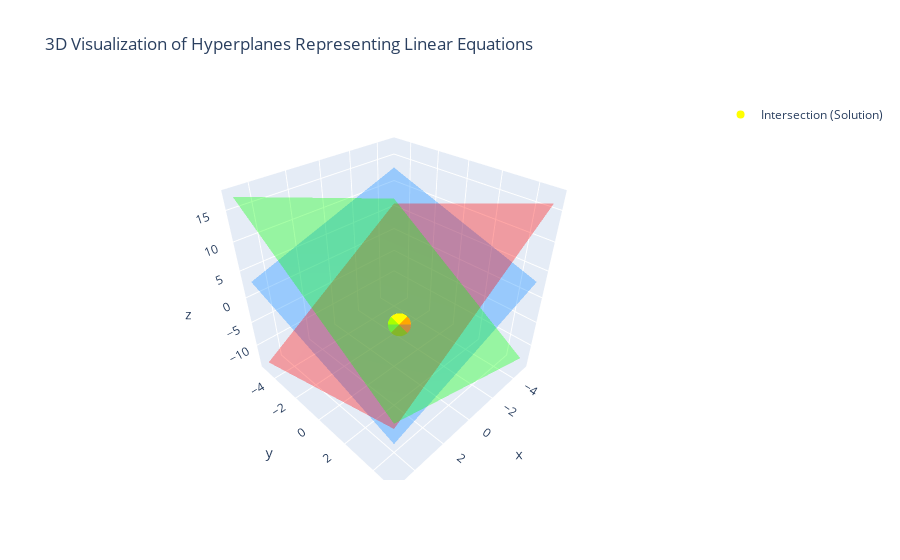

Notebook cell for this chart:
### Code cell
import numpy as np
import plotly.graph_objects as go

def plot_hyperplanes(matrix, vector):
    """
    Plots the hyperplanes corresponding to the rows of the matrix and their intersection point.

    :param matrix: A 2D NumPy array representing the coefficients of the system of equations.
    :param vector: A 1D NumPy array representing the right-hand side of the system of equations.
    """
    # Create mesh grid for plotting planes
    x = np.linspace(-5, 5, 30)
    y = np.linspace(-5, 5, 30)
    X, Y = np.meshgrid(x, y)

    # Function to calculate Z from equation Ax + By + Cz = D
    def plane_eq(a, b, c, d, X, Y):
        return (d - a * X - b * Y) / c

    # Initialize figure
    fig = go.Figure()

    # Define colors for the planes
    colors = ['rgba(0, 128, 255, 0.5)', 'rgba(255, 0, 0, 0.5)', 'rgba(0, 255, 0, 0.5)']

    # Plot each hyperplane based on the rows of the matrix
    for i in range(matrix.shape[0]):
        Z = plane_eq(matrix[i, 0], matrix[i, 1], matrix[i, 2], vector[i], X, Y)
        fig.add_trace(go.Surface(
            x=X, y=Y, z=Z, 
            opacity=0.7, 
            showscale=False, 
            surfacecolor=np.full_like(Z, i), 
            colorscale=[[0, colors[i % len(colors)]], [1, colors[i % len(colors)]]],
            name=f'Plane {i+1}: {matrix[i, 0]}x + {matrix[i, 1]}y + {matrix[i, 2]}z = {vector[i]}'
        ))

    # Solve the system to find the intersection point, if possible
    try:
        solution = np.linalg.solve(matrix, vector)
        fig.add_trace(go.Scatter3d(
            x=[solution[0]],
            y=[solution[1]],
            z=[solution[2]],
            mode='markers',
            marker=dict(size=8, color='yellow'),
            name='Intersection (Solution)'
        ))
    except np.linalg.LinAlgError:
        print("No unique solution: planes are parallel or coincident.")

    # Update layout for better visualization
    fig.update_layout(
        title='3D Visualization of Hyperplanes Representing Linear Equations',
        scene=dict(
            xaxis_title='x',
            yaxis_title='y',
            zaxis_title='z',
            aspectmode='cube'
        ),
        showlegend=True
    )

    # Show the figure
    fig.show()


# Define the matrix A and vector b
A = np.array([
    [1, 1, 1],
    [2, -1, 1],
    [-1, 2, 1]
])

b = np.array([3, 1, 2])

# Plot the hyperplanes
plot_hyperplanes(A, b)

### Figure 1 — Plotly figure (JSON) as saved in the notebook; plotly's stock layout.template omitted (floating-point values rounded to 4 significant figures; data arrays with more than 128 entries replaced by an {"elided": "..."} marker saying what was removed)
{"data": [{"colorscale": [[0, "rgba(0, 128, 255, 0.5)"], [1, "rgba(0, 128, 255, 0.5)"]], "name": "Plane 1: 1x + 1y + 1z = 3", "opacity": 0.7, "showscale": false, "surfacecolor": {"elided": "30x30 int values"}, "type": "surface", "x": {"elided": "30x30 float values"}, "y": {"elided": "30x30 float values"}, "z": {"elided": "30x30 float values"}}, {"colorscale": [[0, "rgba(255, 0, 0, 0.5)"], [1, "rgba(255, 0, 0, 0.5)"]], "name": "Plane 2: 2x + -1y + 1z = 1", "opacity": 0.7, "showscale": false, "surfacecolor": {"elided": "30x30 int values"}, "type": "surface", "x": {"elided": "30x30 float values"}, "y": {"elided": "30x30 float values"}, "z": {"elided": "30x30 float values"}}, {"colorscale": [[0, "rgba(0, 255, 0, 0.5)"], [1, "rgba(0, 255, 0, 0.5)"]], "name": "Plane 3: -1x + 2y + 1z = 2", "opacity": 0.7, "showscale": false, "surfacecolor": {"elided": "30x30 int values"}, "type": "surface", "x": {"elided": "30x30 float values"}, "y": {"elided": "30x30 float values"}, "z": {"elided": "30x30 float values"}}, {"marker": {"color": "yellow", "size": 8}, "mode": "markers", "name": "Intersection (Solution)", "type": "scatter3d", "x": [1.333], "y": [1.667], "z": [0]}], "layout": {"scene": {"aspectmode": "cube", "xaxis": {"title": {"text": "x"}}, "yaxis": {"title": {"text": "y"}}, "zaxis": {"title": {"text": "z"}}}, "showlegend": true, "title": {"text": "3D Visualization of Hyperplanes Representing Linear Equations"}}}
